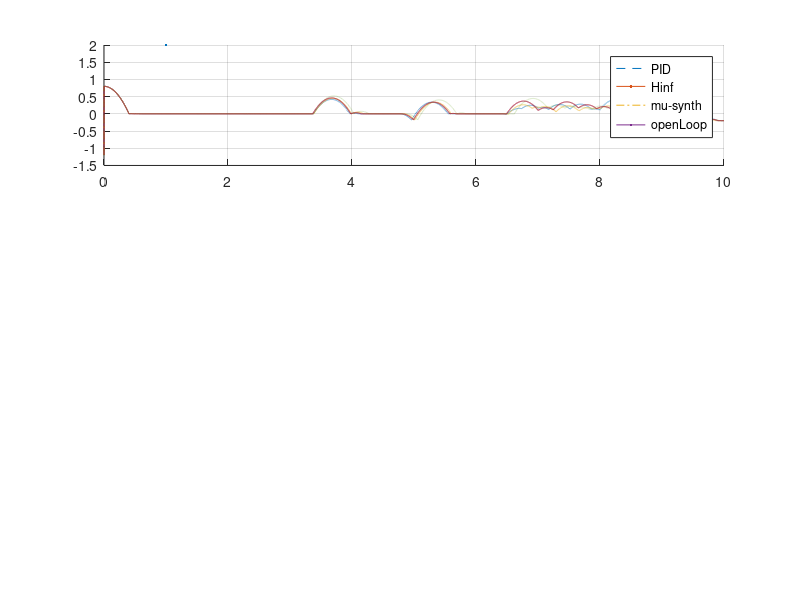

Here is the MATLAB script that generated this plot: (Note: this script raises an error after producing the figure.)
%%
% load('nominal.mat', 'results');
load('worstCase.mat', 'results');

%%
figure;
subplot(3,1,1);

hold on;
plot(results.pid_time, results.pid(:,1)-1.2,  "LineStyle","--", LineWidth=2);
plot(results.hinf_time, results.hinf(:,1)-1.2,  "LineStyle","-.", LineWidth=2);
plot(results.mu_time, results.mu(:,1)-1.2,  "LineStyle",":", LineWidth=2);
plot(results.ol_time, results.ol(:,1)-1.2, "LineStyle","-", LineWidth=2);

grid on;
legend("PID", "Hinf", "mu-synth", "openLoop")
fontsize(14, 'points');
title("Nomianl Model Wheel Vertical Displacement")
% title("WorstCase Model Wheel Vertical Displacement")
xlabel("Time, s");
ylabel("Displacement, m");
xlim([3,10]);

subplot(3,1,2);

plot(results.pid_time, results.pid(:,2),  "LineStyle","--", LineWidth=2);
hold on;
plot(results.hinf_time, results.hinf(:,2),  "LineStyle","-.", LineWidth=2);
plot(results.mu_time, results.mu(:,2),  "LineStyle",":", LineWidth=2);
plot(results.ol_time, results.ol(:,2)-0.2, "LineStyle","-", LineWidth=2);
grid on;
% legend("PID", "Hinf", "mu-synth", "OL")
fontsize(14, 'points');
% title("WorstCase Model Body Vertical Displacement")
title("Nomianl Model Body Vertical Displacement")
xlabel("Time, s");
ylabel("Displacement, m");
xlim([3,10]);

subplot(3,1,3);

plot(results.pid_time, results.pid(:,3),  "LineStyle","--", LineWidth=2);
hold on;
plot(results.hinf_time, results.hinf(:,3),  "LineStyle","-.", LineWidth=2);
plot(results.mu_time, results.mu(:,3),  "LineStyle",":", LineWidth=2);
grid on;
% legend("PID", "Hinf", "mu-synth")
fontsize(14, 'points');
% title("WorstCase Model Controller Out")
title("Nomianl Wheel Controller Out")
xlabel("Time, s");
ylabel("Force, N");
xlim([3,10]);

%%
metrics = struct();
ce.pid = trapz(results.pid_time, results.pid(:, 3).^2);
ce.hinf = trapz(results.hinf_time, results.hinf(:, 3).^2);
ce.mu = trapz(results.mu_time, results.mu(:, 3).^2);

iae.pid = sum(abs(results.pid(:,2)));
iae.hinf = sum(abs(results.hinf(:,2)));
iae.mu = sum(abs(results.mu(:,2)));
